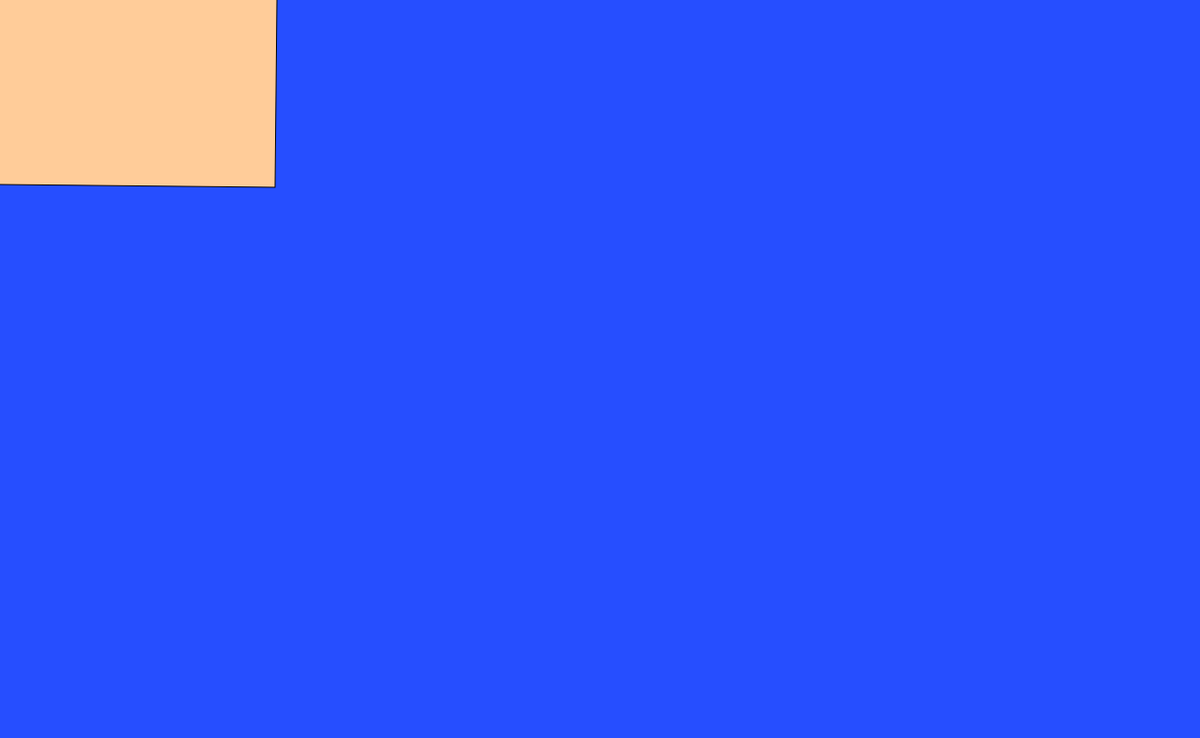
Frame 1 (no input)
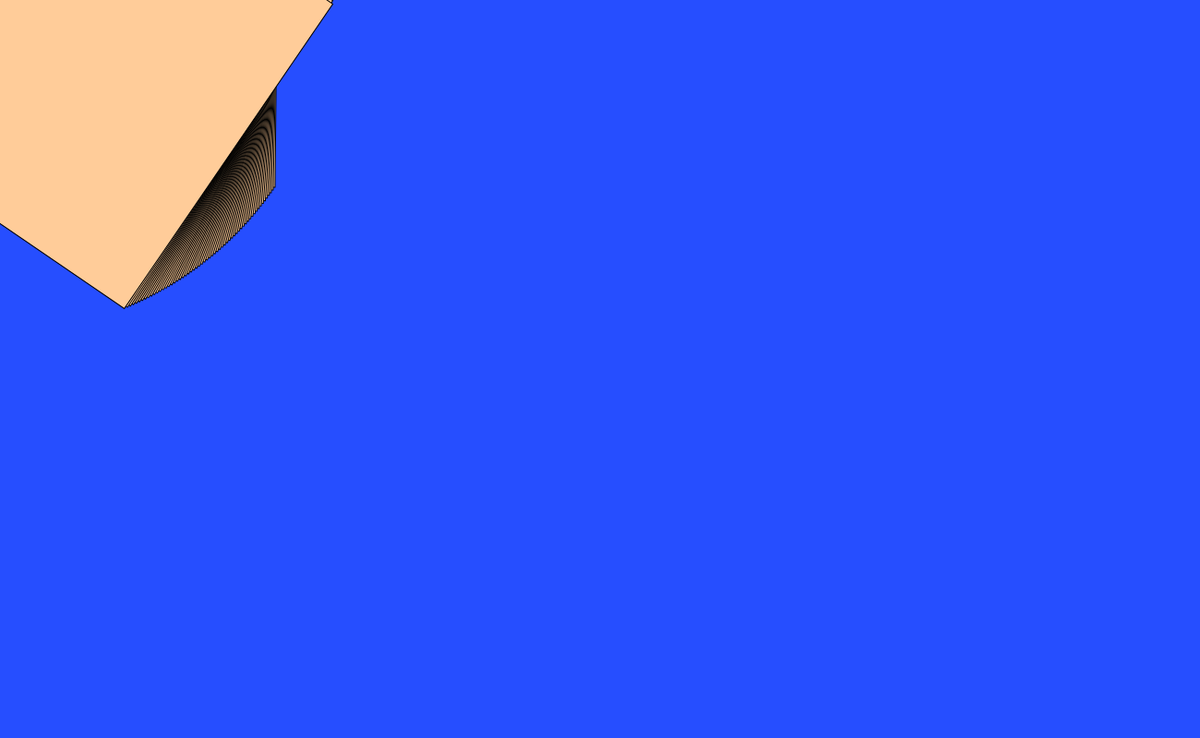
Frame 60 (no input)
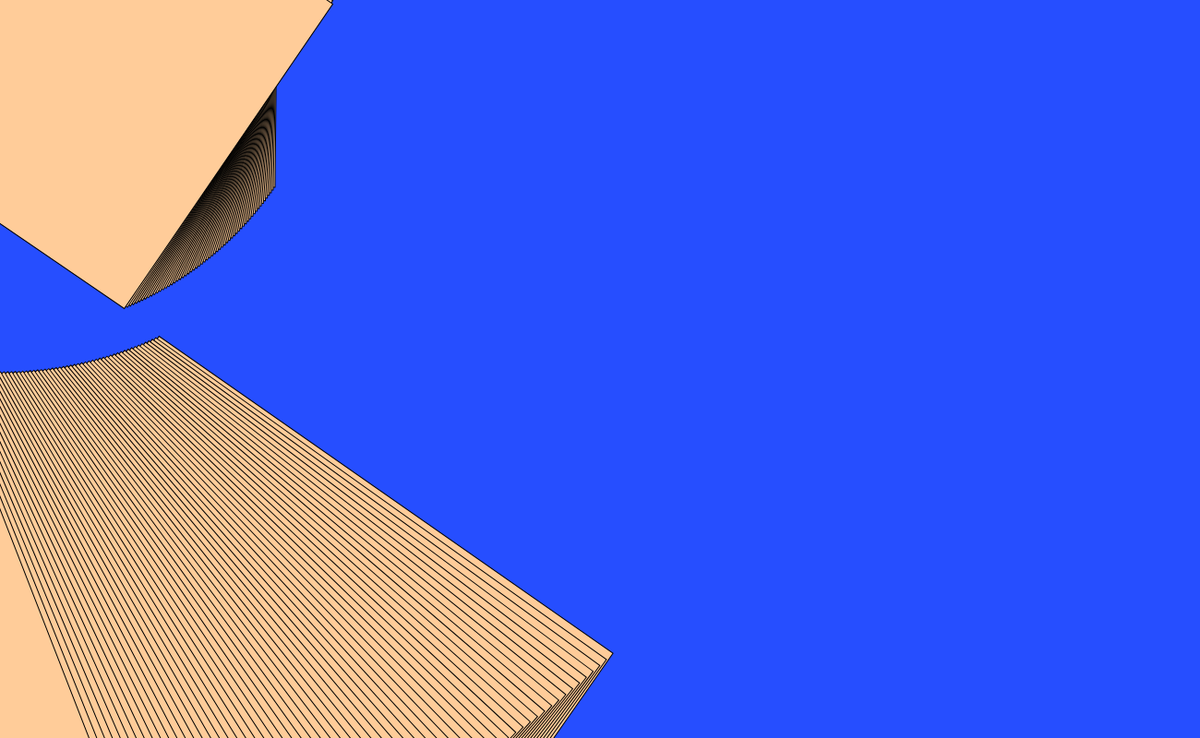
Frame 120 (the mouse pressed at the canvas centre since frame 60)

The p5.js sketch that drew these frames (run headless with seeded random() and noise() and a simulated clock; from frame 60 on, the mouse is pressed at the canvas centre):

// p5.js sketch
// ── sketch.js
var angle = 0;
function setup() {
  createCanvas(1300, 800);
  background(38, 78, 333);
  fill(255, 204, 153);
}

function draw() {
  angle += 0.01;
  rotate(angle);
  translate(mouseX, mouseY);
  rect(-300, -200, 600, 400);
}
